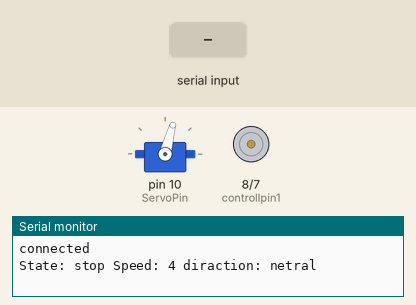
Simulated run of this sketch. Board: Arduino Uno, built with avr-gcc and run on an emulated ATmega328P. On the bench: servo, motor-driver pin pairs drawn as motors (green arrow = first pin HIGH = forward, orange = second pin HIGH = backward, longer = more drive, scaled by the enable pin), the last lines printed to the serial monitor. Inputs (shaded band) come from the test bench.

Above: at 1.2 s.
1.3 s: "forward" received over Serial
At 2.3 s:
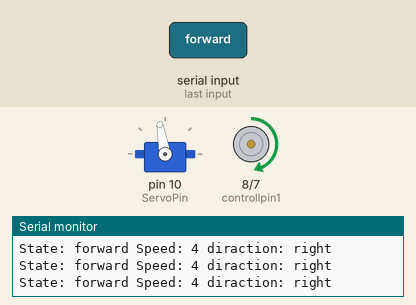
3.0 s: "stop" received over Serial
At 3.6 s:
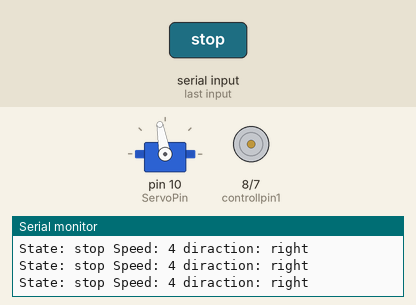
4.5 s: "back" received over Serial
At 4.9 s:
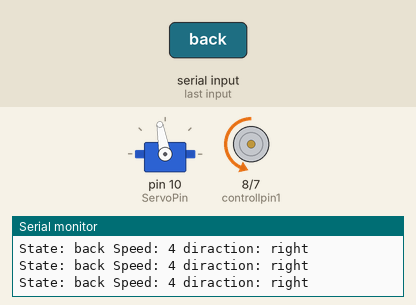
6.0 s: byte 48 ('0') received over Serial
At 7.2 s:
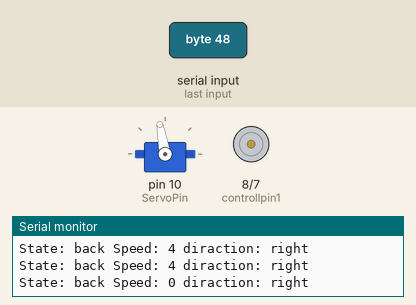
7.5 s: byte 50 ('2') received over Serial
At 8.6 s:
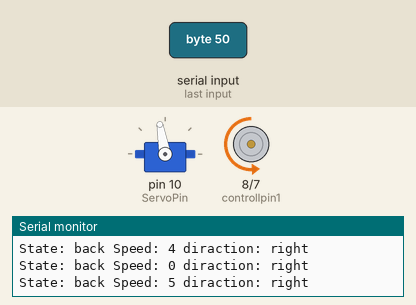
9.0 s: "netral" received over Serial
At 10.3 s:
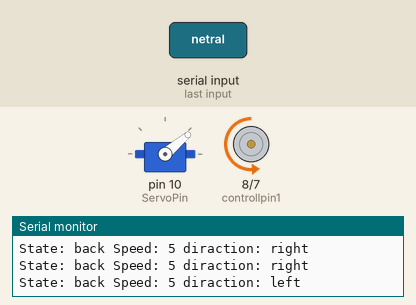
Timing chart, 0 to 12.0 s (numbered marks = the images above; inputs shaded):
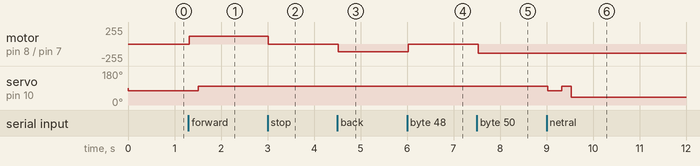

The sketch:

radiobil.ino
```cpp
#include <Servo.h>

Servo servoStering;
#define ServoPin 10

#define enablePin 11
#define controllpin1 8
#define controllpin2 7

int servoFrount =  75;
int servoRight = 100;
int servoLeft = 40;

int inputState = '.';
String motorState = "stop";
String diraction = "netral";
String prevderation = "none";
int inputSpeed = 4;

void setup() {
  // put your setup code here, to run once:
  Serial.begin(9600);

  while (!Serial) {delay(10);}

  pinMode(enablePin, OUTPUT);
  pinMode(controllpin1, OUTPUT);
  pinMode(controllpin2, OUTPUT);

  servoStering.attach(ServoPin);
  delay(10);
  if (servoStering.attached()) { servoStering.write(servoFrount);}

  Serial.println("connected");
  Serial.println("State: " + motorState + " Speed: " + inputSpeed + " diraction: " + diraction);
}

void loop() {
  // put your main code here, to run repeatedly:
  if(Serial.available()>0) {

    inputState = Serial.read();

    //Serial.println(inputState); // Utput garbige

    if ((inputState == 's') or (inputState == 'S')) {motorState = "stop";}
    if ((inputState == 'b') or (inputState == 'B')) {motorState = "back";}
    if ((inputState == 'f') or (inputState == 'F')) {motorState = "forward";}

    if ((inputState == 'n') or (inputState == 'N')) {diraction = "netral";}
    if ((inputState == 'l') or (inputState == 'L')) {diraction = "left";}
    if ((inputState == 'r') or (inputState == 'R')) {diraction = "right";}

    if (inputState == '0') {inputSpeed = 0;}
    if (inputState == '1') {inputSpeed = 4;}
    if (inputState == '2') {inputSpeed = 5;}
    if (inputState == '3') {inputSpeed = 6;}
    if (inputState == '4') {inputSpeed = 7;}

    Serial.println("State: " + motorState + " Speed: " + inputSpeed + " diraction: " + diraction);
  }

  int realSpeed = map(inputSpeed,0,9,0,255);

  if (motorState == "stop") {realSpeed = 0;}

  analogWrite(enablePin, realSpeed); // Dose nor workd voltage is always 0 at the pin; setting realspeed to an static var dose not help

  if (motorState == "forward") {
    digitalWrite(controllpin1, HIGH);
    digitalWrite(controllpin2, LOW);
  }
  else if (motorState == "back") {
    digitalWrite(controllpin1, LOW);
    digitalWrite(controllpin2, HIGH);
  }

  if (servoStering.attached() and prevderation != diraction) {
    if (diraction == "netral") {
      servoStering.write(servoFrount);
      //delay(300);
    }
    else if (diraction == "left") {
      servoStering.write(servoLeft);
      //delay(300);
    }
    else if (diraction == "right") {
      servoStering.write(servoRight);
      //delay(300);
    }
    prevderation = diraction;
  }

  delay(100);
}
```

Measured:
- after the input at 1.3 s, motor on pin 8 (controllpin1) / pin 7 (controllpin2): stopped → forward 113/255 at once; servo on pin 10 (ServoPin): 75° → 100° after 0.21 s
- after the input at 3.0 s, motor on pin 8 (controllpin1) / pin 7 (controllpin2): forward 113/255 → stopped at once
- after the input at 4.5 s, motor on pin 8 (controllpin1) / pin 7 (controllpin2): stopped → backward 113/255 at once
- after the input at 6.0 s, motor on pin 8 (controllpin1) / pin 7 (controllpin2): backward 113/255 → stopped at once
- after the input at 7.5 s, motor on pin 8 (controllpin1) / pin 7 (controllpin2): stopped → backward 141/255 at once
- after the input at 9.0 s, servo on pin 10 (ServoPin): 100° → 75° at once, → 100° 0.30 s later, → 40° 0.20 s later
